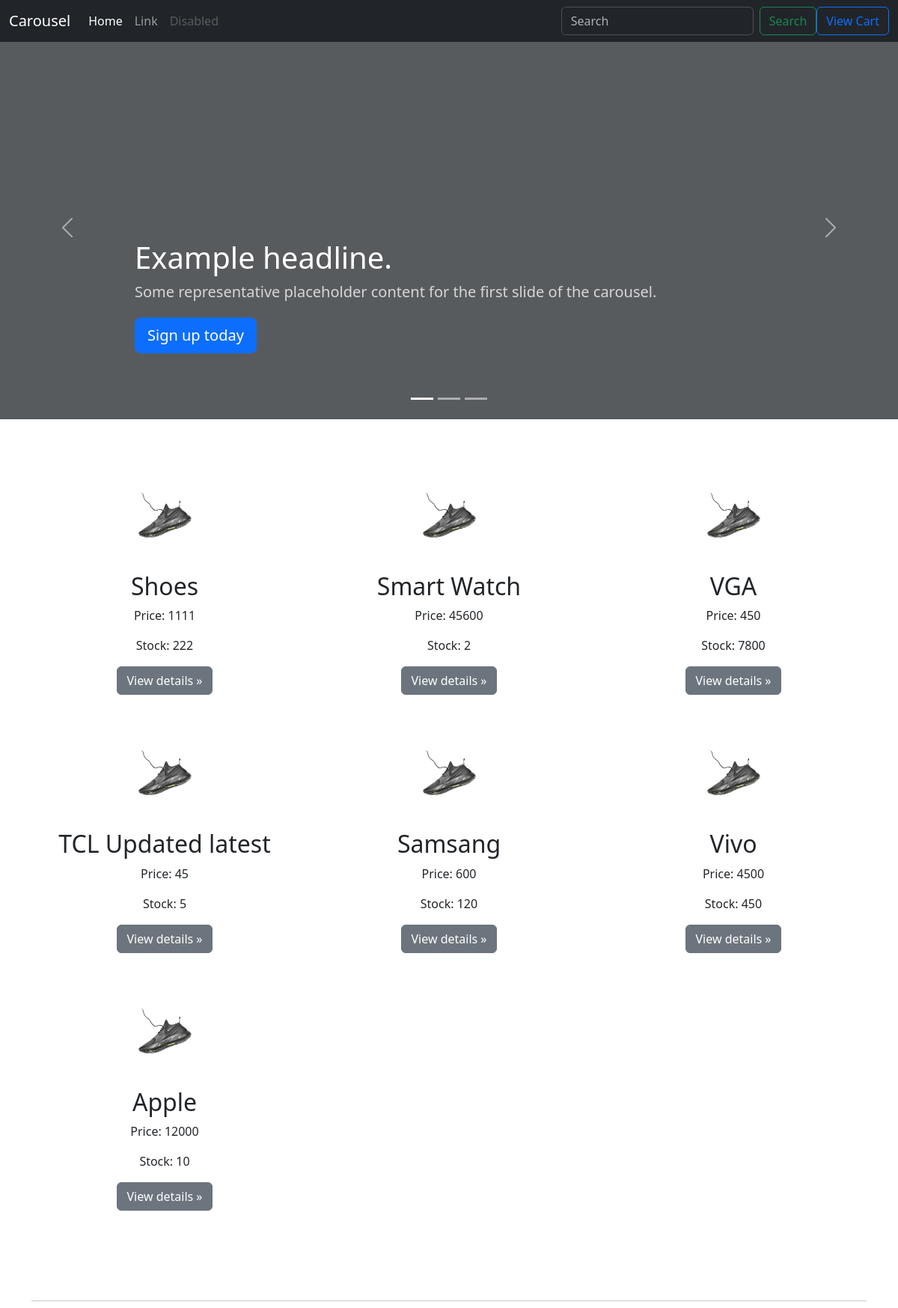
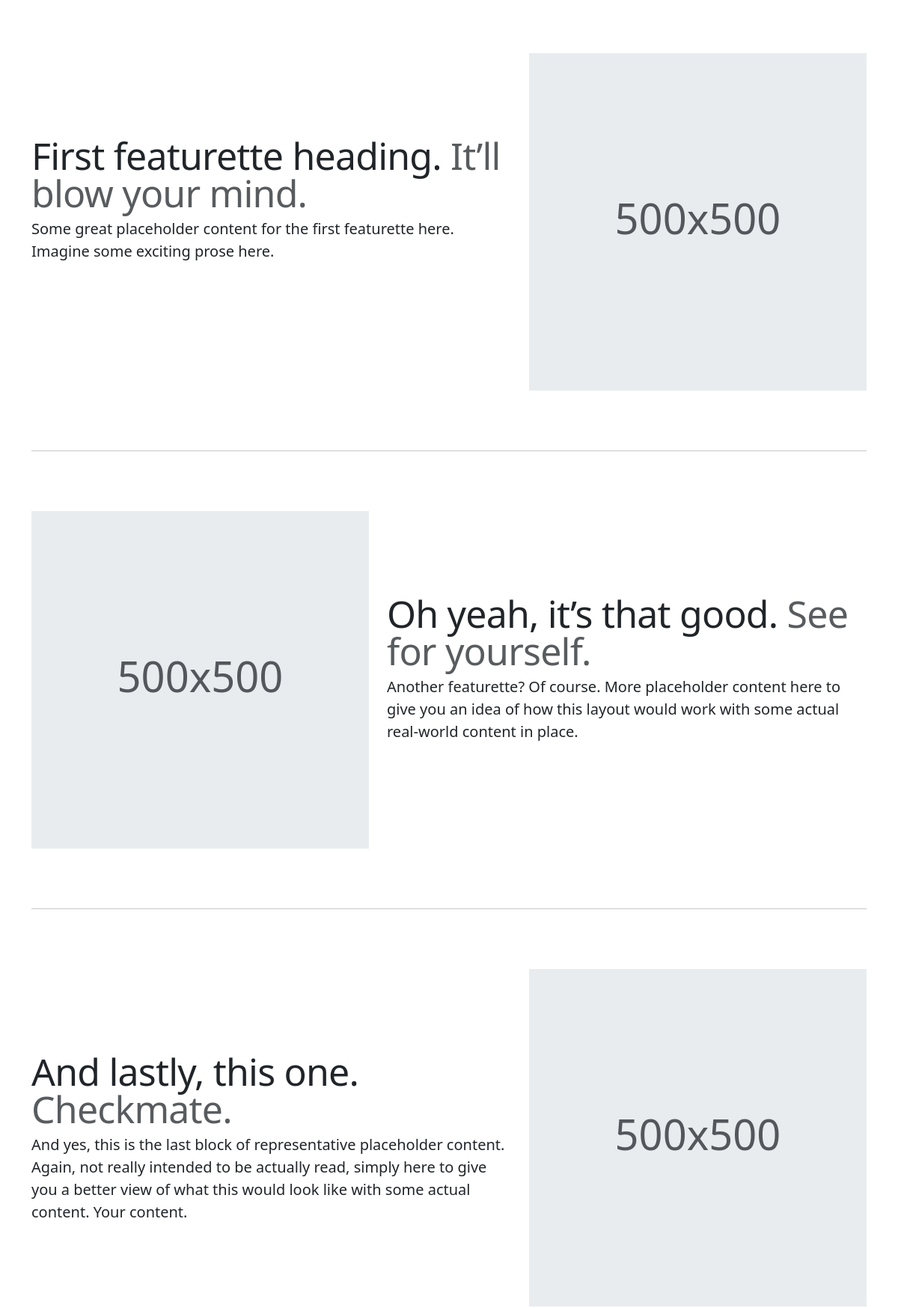
The page / (upper part) on the database its author committed (2 pictures, top to bottom).
### tables this page shows
CREATE TABLE `products` (
  `prod_id` int(11) NOT NULL AUTO_INCREMENT,
  `prod_name` varchar(255) DEFAULT NULL,
  `prod_price` int(11) DEFAULT 0,
  `prod_stock` int(11) DEFAULT 0,
  `prod_img` varchar(255) DEFAULT NULL,
  `added_by` int(11) DEFAULT NULL,
  `update_by` int(11) DEFAULT NULL,
  `status` int(1) DEFAULT 1,
  `created_at` datetime DEFAULT NULL,
  `updated_at` datetime DEFAULT NULL,
  PRIMARY KEY (`prod_id`)
);

### index.php (the view, shortened to what this page needs)
<!doctype html>
<html lang="en" data-bs-theme="auto">
  <head><script src="../assets/js/color-modes.js"></script>
    <link rel="stylesheet" href="https://cdn.jsdelivr.net/npm/@docsearch/css@3">
<link href="assets/dist/css/bootstrap.min.css" rel="stylesheet">
    <link href="carousel.css" rel="stylesheet">
  </head>
  <body>
<header data-bs-theme="dark">
  <nav class="navbar navbar-expand-md navbar-dark fixed-top bg-dark">
    <div class="container-fluid">
      <a class="navbar-brand" href="#">Carousel</a>
      <div class="collapse navbar-collapse" id="navbarCollapse">
        <ul class="navbar-nav me-auto mb-2 mb-md-0">
          <li class="nav-item">
            <a class="nav-link active" aria-current="page" href="#">Home</a>
          </li>
          <li class="nav-item">
            <a class="nav-link" href="#">Link</a>
          </li>
          <li class="nav-item">
            <a class="nav-link disabled" aria-disabled="true">Disabled</a>
          </li>
        </ul>
        <form class="d-flex" role="search">
          <input class="form-control me-2" type="search" placeholder="Search" aria-label="Search">
          <button class="btn btn-outline-success" type="submit">Search</button>
        </form>
        <a href="viewCart.php" class="btn  btn-outline-primary"> View Cart</a>
      </div>
    </div>
  </nav>
</header>
<main>
  <div id="myCarousel" class="carousel slide mb-6" data-bs-ride="carousel">
    <div class="carousel-indicators">
      <button type="button" data-bs-target="#myCarousel" data-bs-slide-to="0" class="active" aria-current="true" aria-label="Slide 1"></button>
      <button type="button" data-bs-target="#myCarousel" data-bs-slide-to="1" aria-label="Slide 2"></button>
      <button type="button" data-bs-target="#myCarousel" data-bs-slide-to="2" aria-label="Slide 3"></button>
    </div>
    <div class="carousel-inner">
      <div class="carousel-item active">
        <svg class="bd-placeholder-img" width="100%" height="100%" xmlns="http://www.w3.org/2000/svg" aria-hidden="true" preserveAspectRatio="xMidYMid slice" focusable="false"><rect width="100%" height="100%" fill="var(--bs-secondary-color)"/></svg>
        <div class="container">
          <div class="carousel-caption text-start">
            <h1>Example headline.</h1>
            <p class="opacity-75">Some representative placeholder content for the first slide of the carousel.</p>
            <p><a class="btn btn-lg btn-primary" href="#">Sign up today</a></p>
          </div>
        </div>
      </div>
    </div>
    <button class="carousel-control-prev" type="button" data-bs-target="#myCarousel" data-bs-slide="prev">
      <span class="carousel-control-prev-icon" aria-hidden="true"></span>
    </button>
    <button class="carousel-control-next" type="button" data-bs-target="#myCarousel" data-bs-slide="next">
      <span class="carousel-control-next-icon" aria-hidden="true"></span>
    </button>
  </div>
  <div class="container marketing">
  <?php
      require_once('admin/db.php');
  ?>
    <div class="row">
    <?php
        $query ="SELECT * FROM products ORDER BY prod_id DESC";
        $result = mysqli_query($connection,$query);
        if($result->num_rows>0){
            while($row = mysqli_fetch_assoc($result)){
                ?>
                <div class="col-lg-4">
                  <img class="bd-placeholder-img rounded-circle" width="140" height="140" src="admin/<?php echo $row['prod_img'];?>" alt="">
                  <h2 class="fw-normal"><?php echo $row['prod_name'];?></h2>
                  <p>Price: <?php echo $row['prod_price'];?></p>
                  <p>Stock: <?php echo $row['prod_stock'];?></p>
                  <p><a class="btn btn-secondary" href="productDetails.php?id=<?php echo $row['prod_id'];?>">View details &raquo;</a></p>
                </div>
                <?php
            }
        }else{
            ?>
                <tr>
                    <td colspan="5">No records found</td>
                </tr>
            <?php
        }
    ?>
    </div>
    <hr class="featurette-divider">
    <div class="row featurette">
      <div class="col-md-7">
        <h2 class="featurette-heading fw-normal lh-1">First featurette heading. <span class="text-body-secondary">It’ll blow your mind.</span></h2>
        <p class="lead">Some great placeholder content for the first featurette here. Imagine some exciting prose here.</p>
      </div>
      <div class="col-md-5">
        <svg class="bd-placeholder-img bd-placeholder-img-lg featurette-image img-fluid mx-auto" width="500" height="500" xmlns="http://www.w3.org/2000/svg" role="img" aria-label="Placeholder: 500x500" preserveAspectRatio="xMidYMid slice" focusable="false"><title>Placeholder</title><rect width="100%" height="100%" fill="var(--bs-secondary-bg)"/><text x="50%" y="50%" fill="var(--bs-secondary-color)" dy=".3em">500x500</text></svg>
      </div>
    </div>
    <hr class="featurette-divider">
    <div class="row featurette">
      <div class="col-md-7 order-md-2">
        <h2 class="featurette-heading fw-normal lh-1">Oh yeah, it’s that good. <span class="text-body-secondary">See for yourself.</span></h2>
        <p class="lead">Another featurette? Of course. More placeholder content here to give you an idea of how this layout would work with some actual real-world content in place.</p>
      </div>
      <div class="col-md-5 order-md-1">
        <svg class="bd-placeholder-img bd-placeholder-img-lg featurette-image img-fluid mx-auto" width="500" height="500" xmlns="http://www.w3.org/2000/svg" role="img" aria-label="Placeholder: 500x500" preserveAspectRatio="xMidYMid slice" focusable="false"><title>Placeholder</title><rect width="100%" height="100%" fill="var(--bs-secondary-bg)"/><text x="50%" y="50%" fill="var(--bs-secondary-color)" dy=".3em">500x500</text></svg>
      </div>
    </div>
    <hr class="featurette-divider">
    <div class="row featurette">
      <div class="col-md-7">
        <h2 class="featurette-heading fw-normal lh-1">And lastly, this one. <span class="text-body-secondary">Checkmate.</span></h2>
        <p class="lead">And yes, this is the last block of representative placeholder content. Again, not really intended to be actually read, simply here to give you a better view of what this would look like with some actual content. Your content.</p>
      </div>
      <div class="col-md-5">
        <svg class="bd-placeholder-img bd-placeholder-img-lg featurette-image img-fluid mx-auto" width="500" height="500" xmlns="http://www.w3.org/2000/svg" role="img" aria-label="Placeholder: 500x500" preserveAspectRatio="xMidYMid slice" focusable="false"><title>Placeholder</title><rect width="100%" height="100%" fill="var(--bs-secondary-bg)"/><text x="50%" y="50%" fill="var(--bs-secondary-color)" dy=".3em">500x500</text></svg>
      </div>
    </div>
  </div>
</main>
    </body>
</html>

### carousel.css (style rules this page uses)
body { padding-top: 3rem; padding-bottom: 3rem; color: rgb(var(--bs-tertiary-color-rgb)); }
.carousel { margin-bottom: 4rem; }
.carousel-caption { bottom: 3rem; z-index: 10; }
.carousel-item { height: 32rem; }
.marketing .col-lg-4 { margin-bottom: 1.5rem; text-align: center; }
.marketing .col-lg-4 p { margin-right: .75rem; margin-left: .75rem; }
.featurette-divider { margin: 5rem 0; }
.featurette-heading { letter-spacing: -.05rem; }
@media (min-width: 40em) { .carousel-caption p { margin-bottom: 1.25rem; font-size: 1.25rem; line-height: 1.4; } }
@media (min-width: 40em) { .featurette-heading { font-size: 50px; } }
@media (min-width: 62em) { .featurette-heading { margin-top: 7rem; } }

### index.php (style rules this page uses)
.bd-placeholder-img { font-size: 1.125rem; text-anchor: middle; -webkit-user-select: none; -moz-user-select: none; user-select: none; }
@media (min-width: 768px) { .bd-placeholder-img-lg { font-size: 3.5rem; } }

### rows shown on the page
products: prod_img (picture), prod_name "Shoes", prod_price "1111", prod_stock "222"
products: prod_img (picture), prod_name "Smart Watch", prod_price "45600", prod_stock "2"
products: prod_img (picture), prod_name "VGA", prod_price "450", prod_stock "7800"
products: prod_img (picture), prod_name "TCL Updated latest", prod_price "45", prod_stock "5"
products: prod_img (picture), prod_name "Samsang", prod_price "600", prod_stock "120"
products: prod_img (picture), prod_name "Vivo", prod_price "4500", prod_stock "450"
products: prod_img (picture), prod_name "Apple", prod_price "12000", prod_stock "10"
